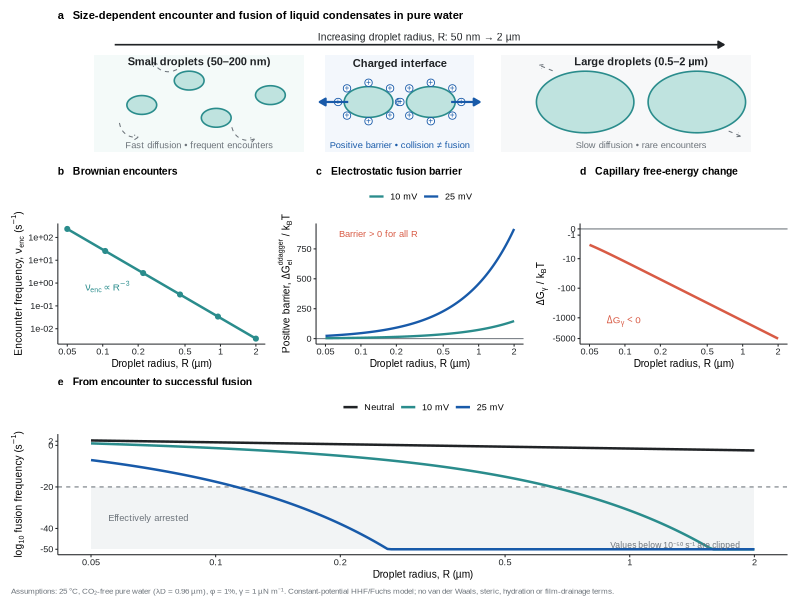

Source code (R):
suppressPackageStartupMessages({
  library(ggplot2)
  library(patchwork)
  library(grid)
  library(svglite)
  library(ragg)
})

out_dir <- "outputs/fusion"
dir.create(out_dir, recursive = TRUE, showWarnings = FALSE)

# Physical assumptions: ideal CO2-free water at 25 C.
kB <- 1.380649e-23
T <- 298.15
kBT <- kB * T
eta <- 0.890e-3
eps0 <- 8.8541878128e-12
epsr <- 78.3
eps <- eps0 * epsr
N_A <- 6.02214076e23
e <- 1.602176634e-19
ionic_strength_M <- 1e-7
kappa <- sqrt(2 * e^2 * N_A * 1000 * ionic_strength_M / (eps * kBT))
lambda_D <- 1 / kappa
phi <- 0.01
gamma <- 1e-6
K_brown <- 8 * kBT / (3 * eta)

radius_um <- exp(seq(log(0.05), log(2), length.out = 180))
radius_m <- radius_um * 1e-6

base_df <- data.frame(
  radius_um = radius_um,
  D_um2_s = kBT / (6 * pi * eta * radius_m) * 1e12,
  number_density_um3 = 3 * phi / (4 * pi * radius_m^3) / 1e18,
  encounter_s = K_brown * (3 * phi / (4 * pi * radius_m^3)),
  deltaG_cap_kBT = 4 * pi * gamma * radius_m^2 * (2^(2/3) - 2) / kBT
)

barrier_kBT <- function(R_m, psi_V) {
  2 * pi * eps * R_m * psi_V^2 * log(2) / kBT
}

# Fuchs stability ratio using the HHF constant-potential double-layer potential.
# Substitution y = 2R/r maps the semi-infinite integral to y in (0, 1).
log_fuchs_W <- function(R_m, psi_V, n_grid = 24000) {
  if (psi_V == 0) return(0)
  y <- (seq_len(n_grid) - 0.5) / n_grid
  x <- 2 * (1 - y) / y
  pref <- 2 * pi * eps * R_m * psi_V^2 / kBT
  u <- pref * log1p(exp(-kappa * R_m * x))
  m <- max(u)
  m + log(mean(exp(u - m)))
}

psi_levels <- c(0, 0.010, 0.025)
psi_labels <- c("Neutral", "10 mV", "25 mV")
fusion_list <- vector("list", length(psi_levels))
for (j in seq_along(psi_levels)) {
  psi <- psi_levels[j]
  lw <- vapply(radius_m, log_fuchs_W, numeric(1), psi_V = psi)
  fusion_list[[j]] <- data.frame(
    radius_um = radius_um,
    psi = factor(psi_labels[j], levels = psi_labels),
    barrier_kBT = barrier_kBT(radius_m, psi),
    log10_fusion_s = log10(base_df$encounter_s) - lw / log(10)
  )
}
fusion_df <- do.call(rbind, fusion_list)
fusion_df$log10_fusion_display <- pmax(fusion_df$log10_fusion_s, -50)

write.csv(
  merge(base_df, fusion_df, by = "radius_um", all = TRUE),
  file.path(out_dir, "pure_water_droplet_fusion_source_data.csv"),
  row.names = FALSE
)

COL <- c(
  teal = "#2A8C8C",
  teal_light = "#BFE3DF",
  blue = "#185AA9",
  blue_light = "#D7E7F6",
  coral = "#D85B45",
  grey = "#6C737A",
  grey_light = "#E8EBED",
  ink = "#202326"
)

theme_set(
  theme_classic(base_size = 7.2, base_family = "Arial") +
    theme(
      axis.line = element_line(linewidth = 0.35, colour = COL["ink"]),
      axis.ticks = element_line(linewidth = 0.35, colour = COL["ink"]),
      axis.title = element_text(size = 7.3),
      axis.text = element_text(size = 6.6, colour = COL["ink"]),
      legend.title = element_blank(),
      legend.text = element_text(size = 6.5),
      legend.key.width = unit(4.5, "mm"),
      legend.position = "top",
      plot.title = element_text(size = 7.5, face = "bold", margin = margin(b = 2)),
      plot.margin = margin(3, 5, 3, 4),
      panel.grid = element_blank()
    )
)

circle_df <- function(cx, cy, r, id, n = 120) {
  th <- seq(0, 2 * pi, length.out = n)
  data.frame(x = cx + r * cos(th), y = cy + r * sin(th), id = id)
}

droplets <- do.call(rbind, list(
  circle_df(0.95, 1.55, 0.22, "s1"),
  circle_df(1.65, 2.12, 0.22, "s2"),
  circle_df(2.05, 1.25, 0.22, "s3"),
  circle_df(2.85, 1.78, 0.22, "s4"),
  circle_df(4.30, 1.62, 0.36, "c1"),
  circle_df(5.22, 1.62, 0.36, "c2"),
  circle_df(7.50, 1.62, 0.72, "l1"),
  circle_df(9.15, 1.62, 0.72, "l2")
))

charge_pts <- do.call(rbind, lapply(list(c(4.30, 1.62), c(5.22, 1.62)), function(z) {
  th <- seq(0, 2 * pi, length.out = 9)[-9]
  data.frame(x = z[1] + 0.45 * cos(th), y = z[2] + 0.45 * sin(th))
}))

p_a <- ggplot() +
  annotate("rect", xmin = 0.25, xmax = 3.35, ymin = 0.45, ymax = 2.72,
           fill = "#F4FAF9", colour = NA) +
  annotate("rect", xmin = 3.65, xmax = 5.86, ymin = 0.45, ymax = 2.72,
           fill = "#F3F7FC", colour = NA) +
  annotate("rect", xmin = 6.25, xmax = 9.95, ymin = 0.45, ymax = 2.72,
           fill = "#F7F8F9", colour = NA) +
  geom_polygon(data = droplets, aes(x, y, group = id),
               fill = COL["teal_light"], colour = COL["teal"], linewidth = 0.55) +
  geom_point(data = charge_pts, aes(x, y), shape = 21, size = 2.2,
             stroke = 0.45, fill = "white", colour = COL["blue"]) +
  geom_text(data = charge_pts, aes(x, y, label = "+"),
            size = 2.1, family = "Arial", colour = COL["blue"]) +
  annotate("segment", x = 4.00, xend = 3.58, y = 1.62, yend = 1.62,
           linewidth = 0.75, colour = COL["blue"],
           arrow = arrow(length = unit(1.7, "mm"), type = "closed")) +
  annotate("segment", x = 5.52, xend = 5.94, y = 1.62, yend = 1.62,
           linewidth = 0.75, colour = COL["blue"],
           arrow = arrow(length = unit(1.7, "mm"), type = "closed")) +
  annotate("curve", x = 0.62, y = 1.13, xend = 0.90, yend = 0.80,
           curvature = 0.45, linetype = 2, linewidth = 0.35, colour = COL["grey"],
           arrow = arrow(length = unit(1.2, "mm"))) +
  annotate("curve", x = 1.47, y = 2.38, xend = 1.12, yend = 2.55,
           curvature = -0.45, linetype = 2, linewidth = 0.35, colour = COL["grey"],
           arrow = arrow(length = unit(1.2, "mm"))) +
  annotate("curve", x = 2.28, y = 1.03, xend = 2.62, yend = 0.76,
           curvature = 0.5, linetype = 2, linewidth = 0.35, colour = COL["grey"],
           arrow = arrow(length = unit(1.2, "mm"))) +
  annotate("segment", x = 7.02, xend = 6.82, y = 2.35, yend = 2.48,
           linetype = 2, linewidth = 0.35, colour = COL["grey"],
           arrow = arrow(length = unit(1.1, "mm"))) +
  annotate("segment", x = 9.62, xend = 9.80, y = 0.94, yend = 0.82,
           linetype = 2, linewidth = 0.35, colour = COL["grey"],
           arrow = arrow(length = unit(1.1, "mm"))) +
  annotate("text", x = 1.80, y = 2.57, label = "Small droplets (50–200 nm)",
           family = "Arial", fontface = "bold", size = 2.8, colour = COL["ink"]) +
  annotate("text", x = 1.80, y = 0.61,
           label = "Fast diffusion • frequent encounters",
           family = "Arial", size = 2.35, colour = COL["grey"]) +
  annotate("text", x = 4.76, y = 2.53, label = "Charged interface",
           family = "Arial", fontface = "bold", size = 2.8, colour = COL["ink"]) +
  annotate("text", x = 4.76, y = 0.61,
           label = "Positive barrier • collision ≠ fusion",
           family = "Arial", size = 2.35, colour = COL["blue"]) +
  annotate("text", x = 8.33, y = 2.57, label = "Large droplets (0.5–2 µm)",
           family = "Arial", fontface = "bold", size = 2.8, colour = COL["ink"]) +
  annotate("text", x = 8.33, y = 0.61,
           label = "Slow diffusion • rare encounters",
           family = "Arial", size = 2.35, colour = COL["grey"]) +
  annotate("segment", x = 0.55, xend = 9.55, y = 2.96, yend = 2.96,
           linewidth = 0.55, colour = COL["ink"],
           arrow = arrow(length = unit(1.7, "mm"), type = "closed")) +
  annotate("text", x = 5.05, y = 3.15,
           label = "Increasing droplet radius, R: 50 nm → 2 µm",
           family = "Arial", size = 2.6, colour = COL["ink"]) +
  coord_cartesian(xlim = c(0.2, 10), ylim = c(0.35, 3.30), clip = "off") +
  labs(title = "a   Size-dependent encounter and fusion of liquid condensates in pure water") +
  theme_void(base_family = "Arial", base_size = 7.2) +
  theme(
    plot.title = element_text(size = 8, face = "bold", hjust = 0, margin = margin(b = 2)),
    plot.margin = margin(5, 4, 0, 4)
  )

size_breaks <- c(0.05, 0.1, 0.2, 0.5, 1, 2)

p_b <- ggplot(base_df, aes(radius_um, encounter_s)) +
  geom_line(linewidth = 0.85, colour = COL["teal"]) +
  geom_point(data = subset(base_df, radius_um %in% radius_um[round(seq(1, nrow(base_df), length.out = 6))]),
             size = 1.4, colour = COL["teal"]) +
  scale_x_log10(breaks = size_breaks, labels = size_breaks) +
  scale_y_log10() +
  annotate("text", x = 0.11, y = 0.7, label = expression(nu[enc] %prop% R^{-3}),
           family = "Arial", size = 2.5, colour = COL["teal"]) +
  labs(title = "b   Brownian encounters", x = "Droplet radius, R (µm)",
       y = expression("Encounter frequency, "*nu[enc]*" (s"^{-1}*")"))

bar_df <- subset(fusion_df, psi != "Neutral")
p_c <- ggplot(bar_df, aes(radius_um, barrier_kBT, colour = psi)) +
  geom_hline(yintercept = 0, linewidth = 0.35, colour = COL["grey"]) +
  geom_line(linewidth = 0.8) +
  scale_colour_manual(values = c("10 mV" = unname(COL["teal"]), "25 mV" = unname(COL["blue"]))) +
  scale_x_log10(breaks = size_breaks, labels = size_breaks) +
  annotate("text", x = 0.065, y = 875, label = "Barrier > 0 for all R",
           family = "Arial", size = 2.35, hjust = 0, colour = COL["coral"]) +
  labs(title = "c   Electrostatic fusion barrier", x = "Droplet radius, R (µm)",
       y = expression("Positive barrier, "*Delta*G[el]^ddagger*" / "*k[B]*T)) +
  theme(legend.position = "top")

p_d <- ggplot(base_df, aes(radius_um, deltaG_cap_kBT)) +
  geom_hline(yintercept = 0, linewidth = 0.35, colour = COL["grey"]) +
  geom_line(linewidth = 0.85, colour = COL["coral"]) +
  scale_x_log10(breaks = size_breaks, labels = size_breaks) +
  scale_y_continuous(
    trans = scales::pseudo_log_trans(base = 10),
    breaks = c(-5000, -1000, -100, -10, -1, 0)
  ) +
  annotate("text", x = 0.07, y = -1300, label = expression(Delta*G[gamma] < 0),
           family = "Arial", size = 2.5, hjust = 0, colour = COL["coral"]) +
  labs(title = "d   Capillary free-energy change", x = "Droplet radius, R (µm)",
       y = expression(Delta*G[gamma]*" / "*k[B]*T))

p_e <- ggplot(fusion_df, aes(radius_um, log10_fusion_display, colour = psi)) +
  annotate("rect", xmin = 0.05, xmax = 2, ymin = -50, ymax = -20,
           fill = COL["grey_light"], alpha = 0.55) +
  geom_hline(yintercept = -20, linetype = 2, linewidth = 0.35, colour = COL["grey"]) +
  geom_line(linewidth = 0.85) +
  scale_colour_manual(values = c(
    "Neutral" = unname(COL["ink"]),
    "10 mV" = unname(COL["teal"]),
    "25 mV" = unname(COL["blue"])
  )) +
  scale_x_log10(breaks = size_breaks, labels = size_breaks) +
  scale_y_continuous(breaks = c(-50, -40, -20, 0, 2), limits = c(-50, 2.8)) +
  annotate("text", x = 0.055, y = -35, label = "Effectively arrested",
           family = "Arial", size = 2.35, hjust = 0, colour = COL["grey"]) +
  annotate("text", x = 1.85, y = -48, label = "Values below 10⁻⁵⁰ s⁻¹ are clipped",
           family = "Arial", size = 2.15, hjust = 1, colour = COL["grey"]) +
  labs(title = "e   From encounter to successful fusion", x = "Droplet radius, R (µm)",
       y = expression(log[10]*" fusion frequency (s"^{-1}*")")) +
  theme(legend.position = "top")

bottom_row <- p_b + p_c + p_d + plot_layout(widths = c(1, 1, 1))
final_plot <- p_a / bottom_row / p_e +
  plot_layout(heights = c(1.15, 1.0, 1.0)) +
  plot_annotation(
    caption = paste0(
      "Assumptions: 25 °C, CO₂-free pure water (λD = ", sprintf("%.2f", lambda_D * 1e6),
      " µm), φ = 1%, γ = 1 µN m⁻¹. Constant-potential HHF/Fuchs model; no van der Waals, steric, hydration or film-drainage terms."
    ),
    theme = theme(
      plot.caption = element_text(family = "Arial", size = 5.8, colour = COL["grey"], hjust = 0),
      plot.margin = margin(3, 4, 3, 4)
    )
  )

base <- file.path(out_dir, "pure_water_droplet_fusion_nature")
width_mm <- 183
height_mm <- 145
w <- width_mm / 25.4
h <- height_mm / 25.4

svglite::svglite(paste0(base, ".svg"), width = w, height = h)
print(final_plot)
dev.off()

grDevices::quartz(file = paste0(base, ".pdf"), type = "pdf",
                  width = w, height = h, family = "Arial")
print(final_plot)
dev.off()

ragg::agg_png(paste0(base, ".png"), width = width_mm, height = height_mm,
              units = "mm", res = 600, background = "white")
print(final_plot)
dev.off()

ragg::agg_tiff(paste0(base, ".tiff"), width = width_mm, height = height_mm,
               units = "mm", res = 600, compression = "lzw", background = "white")
print(final_plot)
dev.off()

message("Saved: ", base)
